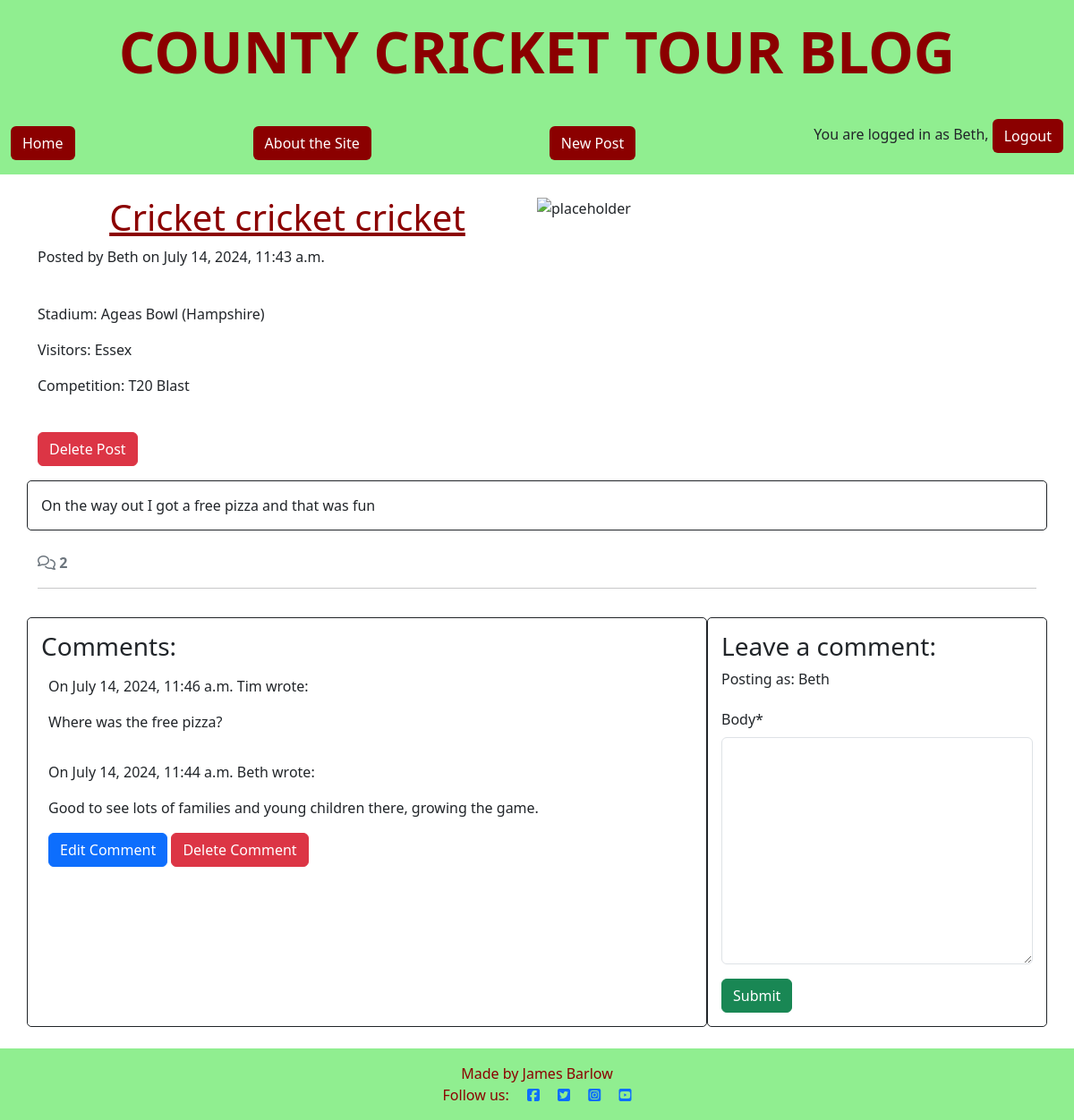
The app's page /cricket-cricket-cricket/ (signed in) with its own data.
### blog/models.py (models this page shows, shortened)
class Post(models.Model):
    title = models.CharField(max_length=200, unique=True)
    slug = AutoSlugField(populate_from='title', unique=True)
    author = models.ForeignKey(
        User, on_delete=models.CASCADE, related_name="blog_posts"
    )
    stadium = models.CharField(max_length=50, choices=STADIUM_CHOICES, default='Lords')
    visitor = models.CharField(max_length=50, choices=VISITORS_CHOICES, default='Surrey')
    competition = models.CharField(max_length=20, choices=COMPETITION_CHOICES, default='County Champ Div 1')
    content = models.TextField()
    created_on = models.DateTimeField(auto_now_add=True)
    status = models.IntegerField(choices=STATUS, default=0)

class Comment(models.Model):
    post = models.ForeignKey(
        Post, on_delete=models.CASCADE, related_name="comments"
        )
    author = models.ForeignKey(
        User, on_delete=models.CASCADE, related_name="commenter"
        )
    body = models.TextField()
    added_on = models.DateTimeField(auto_now_add=True)

### blog/views.py (the view, shortened to what this page needs)
# urls.py: path('<slug:slug>/', views.post_detail, name='post_detail'),
def post_detail(request, slug):
    queryset = Post.objects.filter(status=1)
    post = get_object_or_404(queryset, slug=slug)
    comments = post.comments.all().order_by("-added_on")
    comment_count = post.comments.count()
    comment_form = CommentForm()
    return render(
        request,
        "blog/post_detail.html",
        {
            "post": post,
            "comments": comments,
            "comment_count": comment_count,
            "comment_form": comment_form,
        }
    )

### blog/forms.py
class CommentForm(forms.ModelForm):
    class Meta:
        model = Comment
        fields = ('body',)

### blog/templates/blog/post_detail.html (shortened to what this page needs)
{% extends 'base.html' %} {% block content %}
{% load static %}
{% load crispy_forms_tags %}
<div>
    <div class="container mt-4">
        <div class="row g-0">
            <div class="col-md-6">
                <h1 class="page-title">{{ post.title }}</h1>
                <p>Posted by {{ post.author }} on {{ post.created_on }}</p>
                <br>
                <p>Stadium: {{post.stadium}}</p>
                <p>Visitors: {{post.visitor}}</p>
                <p>Competition: {{post.competition}}</p>
                <br>
                {% if user.is_authenticated and post.author == user %}
                <a href="{% url 'delete_post' post.slug %}" class="btn btn-danger">Delete Post</a>
                {% endif %}
            </div>
            <div class="d-none d-md-block col-md-6">
                <img src="{% static 'images/default_image.jpg' %}" width="100%" height="100%" class="scale" alt="placeholder">
            </div>
        </div>
    </div>
</div>
<div class="container">
    <div class="row">
        <div class="col card mb-4  mt-3 left  top">
            <div>
                <p class="card-text">
                    {{ post.content | safe }}
                </p>
            </div>
        </div>
    </div>
    <div class="row">
        <div class="col-12">
            <strong class="text-secondary">
                <i class="far fa-comments"></i> {{ comment_count }}
            </strong>
        </div>
        <div class="col-12">
            <hr>
        </div>
    </div>
    <div class="row">
        <div class="col-md-8 card mb-4 mt-3">
            <h3>Comments:</h3>
            <div>
                {% for comment in comments %}
                    <div class="p-2 comments">
                        <p>
                            On {{ comment.added_on }} {{ comment.author }} wrote:
                        </p>
                        <div>
                            {{ comment.body | linebreaks }}
                        </div>
                        {% if user.is_authenticated and comment.author == user %}
                        <a href="{% url 'edit_comment' post.slug comment.id %}" class="btn btn-primary">Edit Comment</a>
                        <a href="{% url 'delete_comment' post.slug comment.id %}" class="btn btn-danger">Delete Comment</a>
                        {% endif %}
                    </div>
                {% endfor %}
            </div>
        </div>
        <div class="col-md-4 card mb-4 mt-3">
            <div>
                {% if user.is_authenticated %}
            <h3>Leave a comment:</h3>
            <p>Posting as: {{ user.username }}</p>
            <form id="commentForm" method="post" style="margin-top: 1.3em;">
                {{ comment_form | crispy }}
                <button id="submitButton" type="submit" class="btn btn-success">Submit</button>
            </form>
          {% else %}
          <p>Log in to leave a comment</p>
          {% endif %}
        </div>
      </div>
    </div>
</div>
{% endblock content %}

### templates/base.html (shortened to what this page needs)
{% load static %}
{% url 'home' as home_url %}
{% url 'account_login' as login_url %}
{% url 'account_signup' as signup_url %}
{% url 'account_logout' as logout_url %}
<!DOCTYPE html>
<html class="h-100" lang="en">
<head>
    <link href="https://cdn.jsdelivr.net/npm/bootstrap@5.3.3/dist/css/bootstrap.min.css" rel="stylesheet"
>
    <link rel="stylesheet" href="{% static 'css/style.css' %}">
</head>
<body class="d-flex flex-column h-100">
    <div class="title-banner">
        <h1 class="title">COUNTY CRICKET TOUR BLOG</h1>
    </div>
    <nav class="navbar navbar-expand-lg navbar-light nav-bg">
        <div class="container-fluid">
            <a href="{% url 'home' %}" class="btn nav-btn">
                Home
            </a>
            <a href="{% url 'about' %}" class="btn nav-btn">
                About the Site
            </a>
            {% if user.is_authenticated %}
            <a href="{% url 'add_post' %}" class="btn nav-btn">New Post</a>
	        <p>
                You are logged in as {{ user }},
                <a class="btn nav-btn{% if request.path == logout_url %}active{% endif %}" aria-current="page"
                href="{% url 'account_logout' %}">
                Logout
                </a>
            </p>
            {% endif %}
        </div>
    </nav>
    <main>
        {% block content %}{% endblock content %}
    </main>
    <footer class="footer mt-auto py-3 footer-bg">
        <div class="container">
            <p class="m-0 text-center footer-text">Made by James Barlow</p>
            <p class="m-0 text-center footer-text">Follow us:
                <a href="https://www.facebook.com/" target="_blank"><i class="fab fa-facebook-square ms-3"></i></a>
                <a href="https://www.twitter.com/" target="_blank"><i class="fab fa-twitter-square ms-3"></i></a>
                <a href="https://www.instagram.com/" target="_blank"><i class="fab fa-instagram-square ms-3"></i></a>
                <a href="https://www.youtube.com/" target="_blank"><i class="fab fa-youtube-square ms-3"></i></a>
            </p>
        </div>
    </footer>
</body>
</html>

### static/css/style.css (style rules this page uses)
.title { color: #8B0000; font-size: 4rem; font-weight: bold; }
.title-banner { background-color: #90EE90; padding: 20px; text-align: center; position: relative; top: 0; width: 100%; }
.page-title { color: #8B0000; text-align: center; text-decoration: underline; }
.nav-bg { background-color: #90EE90; }
.nav-btn { color: white; background-color: #8B0000 }
.footer-bg { background-color: #90EE90; }
.footer-text { color: #8B0000; }
.card { border: 1px solid; background-color: transparent; border-radius: 5px; padding: 15px; }

### records on screen
Post: title "Cricket cricket cricket", author "Beth", created_on "July 14, 2024, 11:43 a.m.", stadium "Ageas Bowl (Hampshire)", visitor "Essex", competition "T20 Blast", content "On the way out I got a free pizza and that was fun"
Comment: added_on "July 14, 2024, 11:46 a.m.", author "Tim", body "Where was the free pizza?"
Comment: added_on "July 14, 2024, 11:44 a.m.", author "Beth", body "Good to see lots of families and young children there, growing the game.", shows "Edit Comment"

### other values on screen
{{ user }} "Beth"
{{ comment_count }} "2"
{{ user.username }} "Beth"
